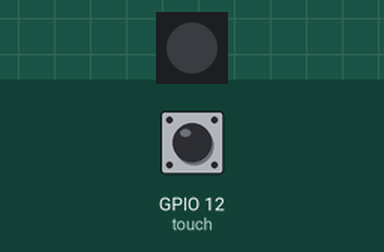
Simulated run of this program. Board: Raspberry Pi (BCM pin numbers). On the bench: 1 RGB LEDs in strip order, left to right. Inputs (shaded band) come from the test bench; at power-on: GPIO 12 (touch) HIGH. Dim RGB values are drawn brighter than linear; random numbers come from a fixed seed.

Above: at 1.2 s.
1.3 s: GPIO 12 (touch) pulled LOW for 3.2 s
At 5.1 s:
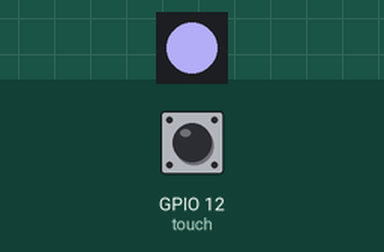
6.0 s: GPIO 12 (touch) pulled LOW for 0.15 s
At 7.0 s:
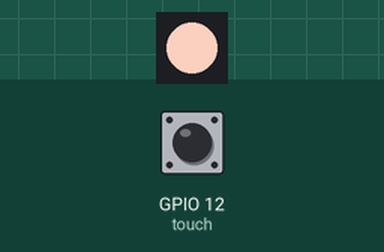
7.6 s: GPIO 12 (touch) pulled LOW for 1 s
At 9.5 s:
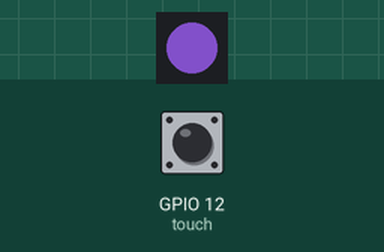
10.1 s: GPIO 12 (touch) pulled LOW for 0.15 s
At 10.19 s:
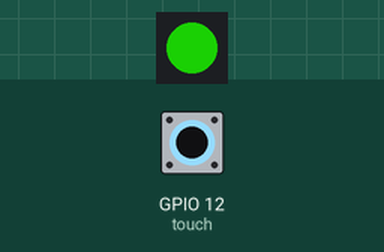
Timing chart, 0 to 12.7 s (numbered marks = the images above; inputs shaded):
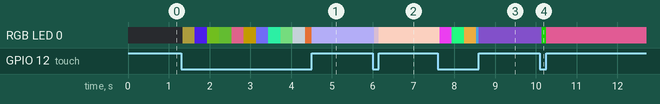

The program:

change_col_by_touch.py
```python
#!/usr/bin/python
from gpiozero import RGBLED, Button
from time import sleep
import random

led = RGBLED(red=20,green=19,blue=18)
touch = Button(12)

def light():
	led.value=(random.uniform(0,1),random.uniform(0,1),random.uniform(0,1))

def loop():
	while True:
		if touch.is_pressed:
			light()


def destroy():
	led.value=(0,0,0)


try:
	loop()
except KeyboardInterrupt:  # When 'Ctrl+C' is pressed, the child program destroy() will be  executed.
	destroy()
```

Measured:
- after the input at 1.3 s, RGB LED 0: off → RGB(51, 46, 18) at once, → RGB(63, 24, 195) 0.30 s later, → RGB(48, 81, 13) 0.30 s later, → RGB(40, 76, 20) 0.30 s later, … (12 changes in this stretch)
- after the input at 6.0 s, RGB LED 0: RGB(165, 160, 228) → RGB(138, 121, 135) at once, → RGB(243, 201, 185) 0.11 s later
- after the input at 10.1 s, RGB LED 0: RGB(68, 42, 106) → RGB(15, 118, 2) at once, → RGB(161, 65, 106) 0.11 s later
